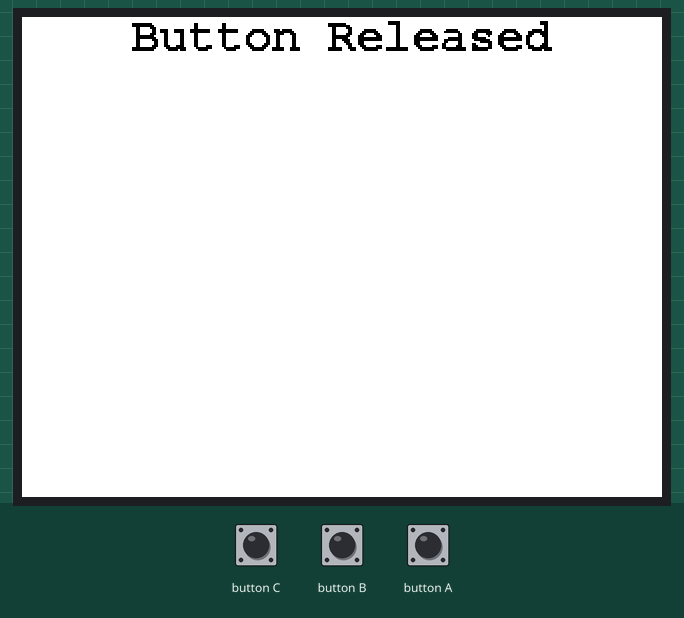
Simulated run of this sketch. Board: ESP32. Parts: 320×240 colour display. Inputs (shaded band) come from the test bench.

Above: at 1.4 s.
1.5 s: button C pressed for 0.15 s
At 1.65 s:
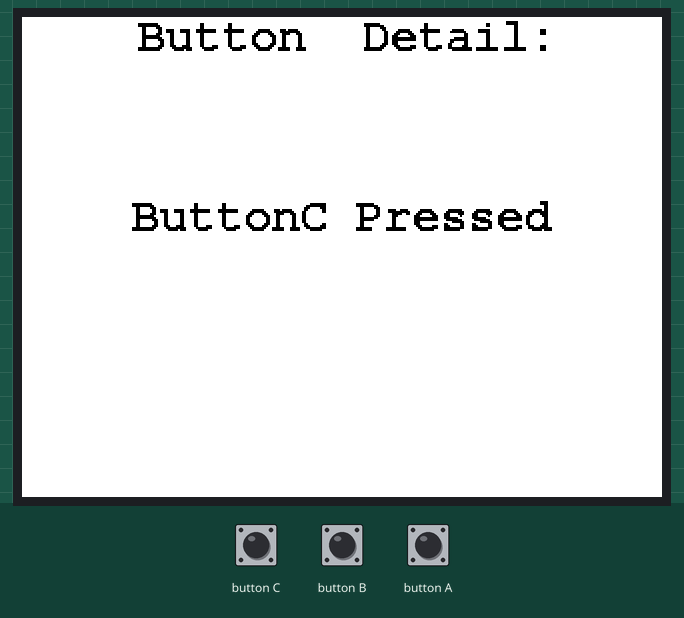
3.2 s: button B pressed for 0.15 s
At 3.35 s:
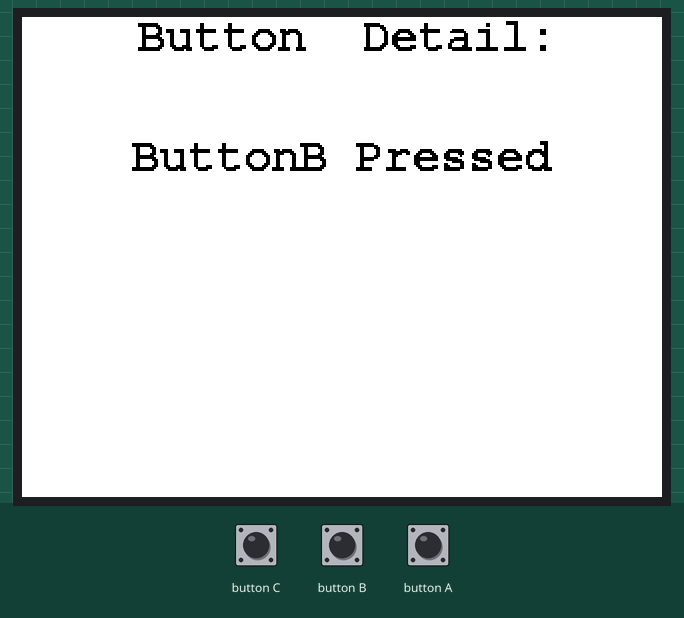
4.9 s: button A pressed for 0.15 s
At 5.05 s:
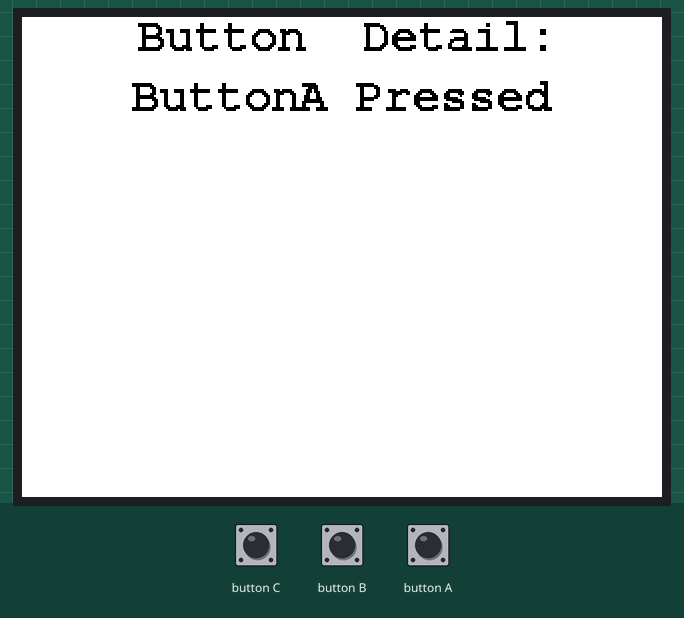
6.6 s: button A pressed for 3.2 s
11.3 s: button C pressed for 3.2 s
At 11.9 s:
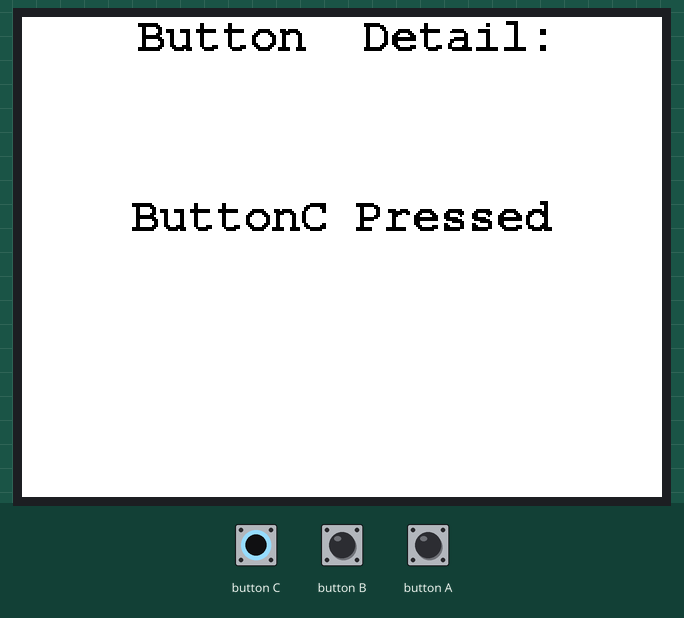
Timing chart, 0 to 14.3 s (numbered marks = the images above; inputs shaded):
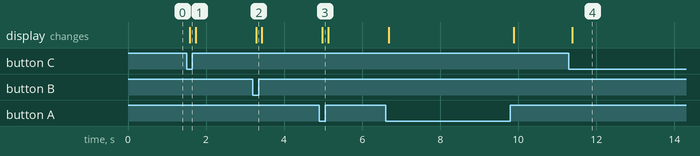

Measured:
- after the input at 1.5 s, the display: changes after 0.08 s (image 1)
- after the input at 3.2 s, the display: changes after 0.08 s (image 2)
- after the input at 4.9 s, the display: changes after 0.08 s (image 3)
- after the input at 11.3 s, the display: changes after 0.08 s (image 4)

The sketch:

button.ino
```cpp
#include "M5Unified.h"
#include "M5GFX.h"

static int32_t w;
static int32_t h;
static bool drawed = false;

void setup()
{
    auto cfg = M5.config();
    M5.begin(cfg);
    w = M5.Lcd.width();
    h = M5.Lcd.height();

    M5.Lcd.fillScreen(WHITE);
    M5.Display.setRotation(1);
    M5.Display.setTextColor(TFT_BLACK);
    M5.Display.setTextDatum(top_center);
    M5.Display.drawString("Button Released", w / 2, 0, &fonts::FreeMonoBold12pt7b);
}

void loop()
{
    M5.update();
    if(M5.BtnA.isPressed() || M5.BtnB.isPressed() || M5.BtnC.isPressed())
    {
        if (!drawed){
            M5.Lcd.fillScreen(WHITE);
        }
        M5.Display.drawString("Button  Detail:", w / 2, 0, &fonts::FreeMonoBold12pt7b);
        if (M5.BtnA.isPressed()) {
            M5.Display.drawString("ButtonA Pressed", w / 2, 30, &fonts::FreeMonoBold12pt7b);
        }
        else if (M5.BtnB.isPressed()) {
            M5.Display.drawString("ButtonB Pressed", w / 2, 60, &fonts::FreeMonoBold12pt7b);
        }
        else if (M5.BtnC.isPressed()) {
            M5.Display.drawString("ButtonC Pressed", w / 2, 90, &fonts::FreeMonoBold12pt7b);
        }
        drawed = true;
    }
    else if (drawed){
        drawed = false;
        M5.Display.clear(WHITE);
        M5.Display.drawString("Button Released", w / 2, 0, &fonts::FreeMonoBold12pt7b);
    }
    vTaskDelay(1);
}
```
